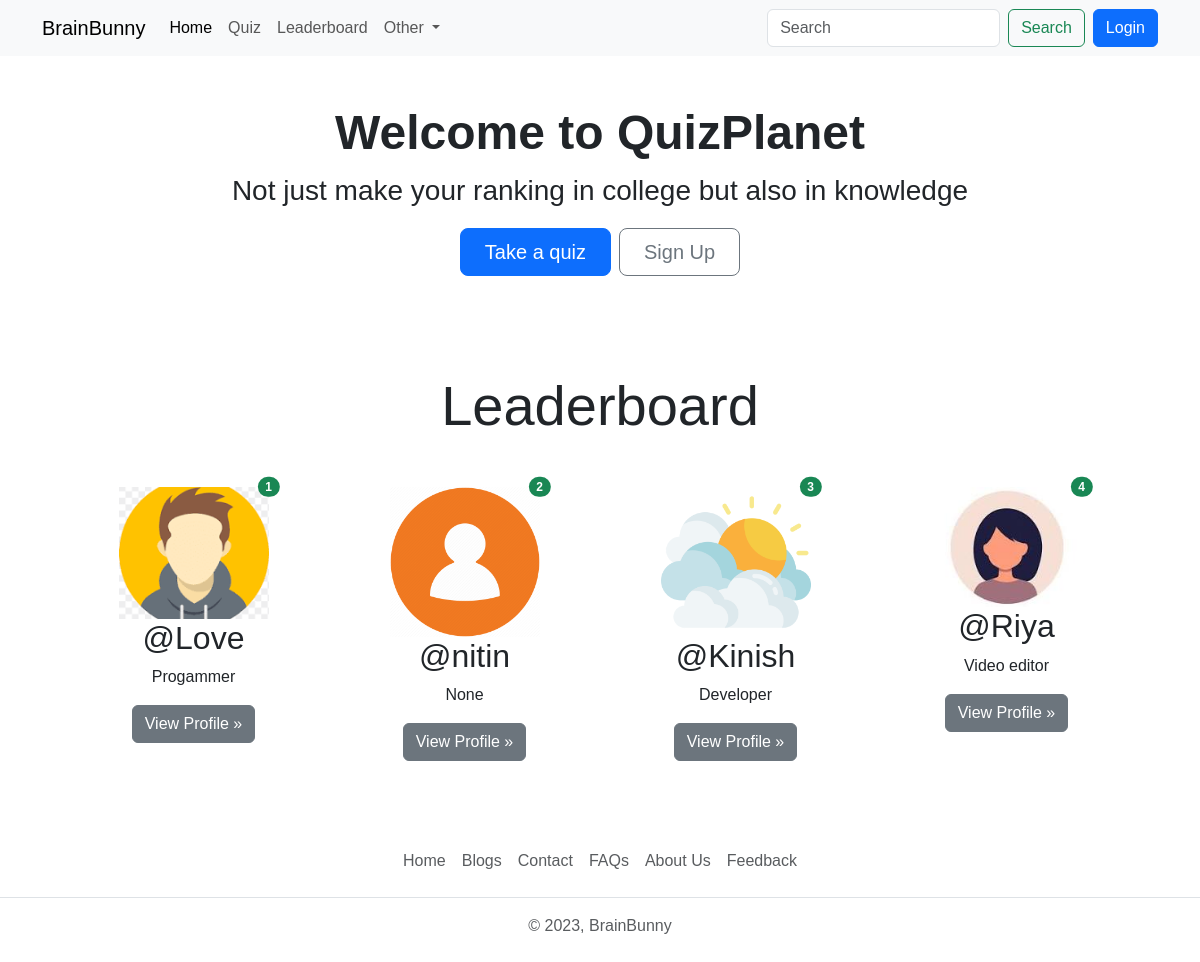
The app's page /, older data.
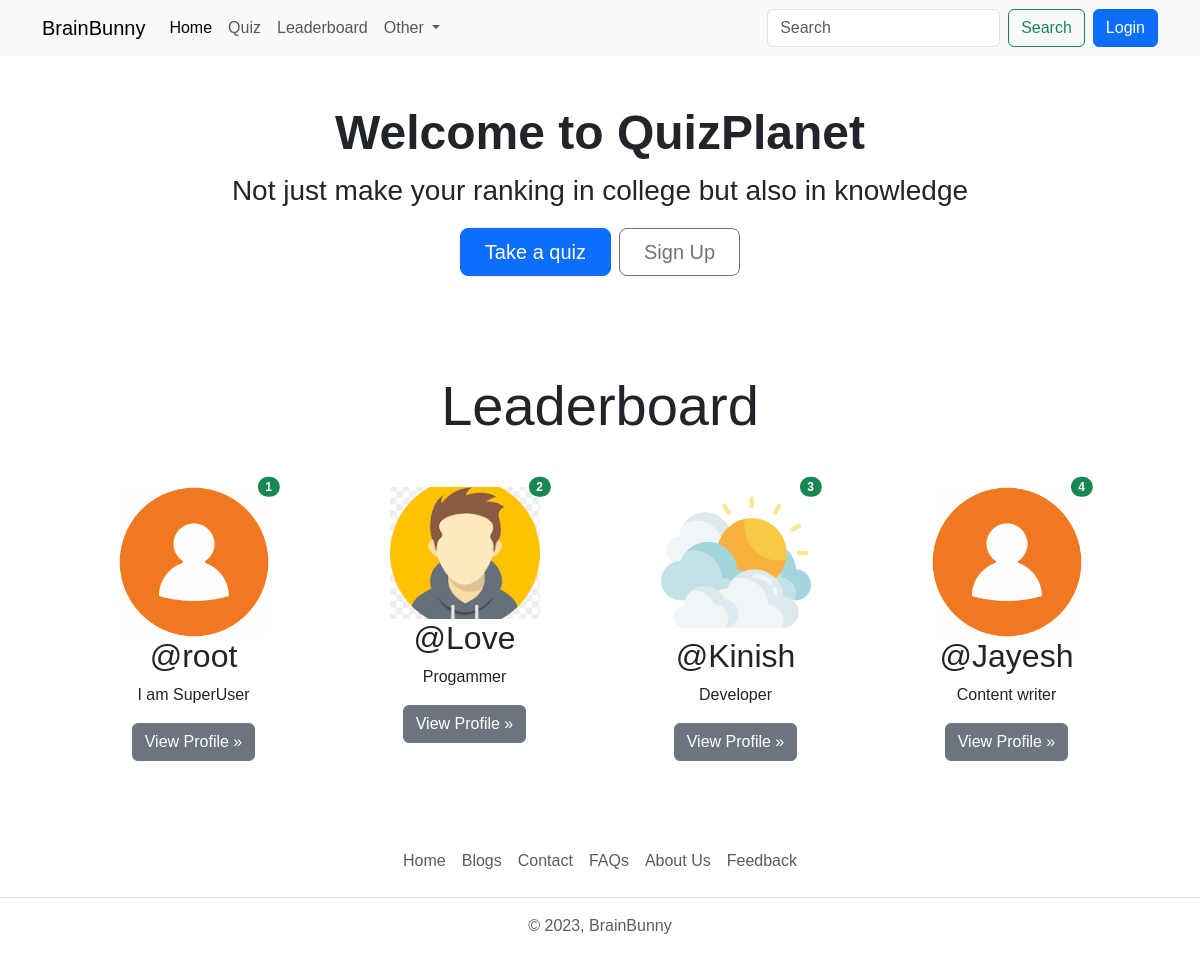
The same page, newer data.
### quiz/models.py (models this page shows, shortened)
class UserRank(models.Model):
    user=models.OneToOneField(User,on_delete=models.CASCADE)
    rank=models.IntegerField(null=True,blank =True)
    total_score = models.IntegerField(null=True,blank=True)

### account/models.py (models this page shows, shortened)
class Profile(models.Model):
    user=models.OneToOneField(User,on_delete=models.CASCADE,null=True,verbose_name='User Object') #verbose name
    bio = models.TextField(blank=True,null=True)
    profile_img=models.ImageField(upload_to='profile_images',default='user.png',blank=True,null=True,verbose_name='Profile Pic')
    location=models.CharField(max_length=100,blank=True,null=True)
    GENDER=(
        ('Male','Male'),
        ('Female','Female'),
        ('Other','Other'),
    )
    gender=models.CharField(max_length=6,choices=GENDER,blank=True,null=True)

### base/views.py (the view)
# urls.py: 2. Add a URL to urlpatterns:  path('', views.home, name='home')
def home(request):
    leaderboard_users = UserRank.objects.order_by('rank')[:4]
    if request.user.is_authenticated:
        user_object = User.objects.get(username=request.user)
        user_profile2 = Profile.objects.get(user=user_object)
        context = {"user_profile2": user_profile2, "leaderboard_users": leaderboard_users}
    else:
        context = {"leaderboard_users": leaderboard_users}
    return render(request, 'welcome.html', context)

### templates/welcome.html
{% extends "index.html" %}
{% load static %}
{% block content %}
    <div class="container text-center my-5">
        <h1 class="display-5 fw-bold my-2">Welcome to QuizPlanet</h1>
        <p class="fs-3">Not just make your ranking in college but also in knowledge</p>
        <div class="d-inline-flex gap-2 mb-5">
            <a href="{% url "all_quiz" %}" class="d-inline-flex align-items-center btn btn-primary btn-lg px-4">
                Take a quiz
            </a>
            {% if not request.user.is_authenticated %}
            <a href="{% url 'register' %}" class="btn btn-outline-secondary btn-lg px-4" type="button">
                Sign Up
            </a>
            {% endif %}
        </div>
    </div>
    <div class="container text-center">
        <h1 class="display-4 text-center my-5">Leaderboard</h1>
        <div class="row row-cols-sm-1 row-cols-md-2 row-cols-lg-3 row-cols-xl-4 mx-3">
            {% if leaderboard_users|length == 0 %}
                <div class="col-lg-4 position-relative mb-4">
                <h4 class="text-center text-danger">No User Available On Leaderboard</h4>
            {% else %}
                {% for rank in leaderboard_users  %}
                    <div class="col-lg-4 position-relative mb-4">
                        <img src="{{ rank.user.profile.profile_img.url }}" class="img-fluid" width="150" height="150" alt="user-profile">
                        <span class="position-absolute top-0 start-90 translate-middle badge rounded-pill bg-success">{{ forloop.counter }}</span>
                        <h2 class="fw-normal">@{{ rank.user.username }}</h2>
                        <p>{{ rank.user.profile.bio|truncatewords:5 }}</p>
                        <p><a class="btn btn-secondary" href="{% url "profile" rank.user.username %}">View Profile »</a></p>
                    </div>
                {% endfor %}
            {% endif %}
        </div>
    </div>
{% endblock content %}

Row changes from the older to the newer data that the page shows:
no longer on this page (row edited): UserRank: user.profile.profile_img (placeholder picture), user.username "nitin", user.profile.bio "None"
no longer on this page (row edited): UserRank: user.profile.profile_img (picture), user.username "Riya", user.profile.bio "Video editor"
added UserRank: user.profile.profile_img (placeholder picture), user.username "root", user.profile.bio "I am SuperUser"
now on this page (row unchanged): UserRank: user.profile.profile_img (placeholder picture), user.username "Jayesh", user.profile.bio "Content writer"
